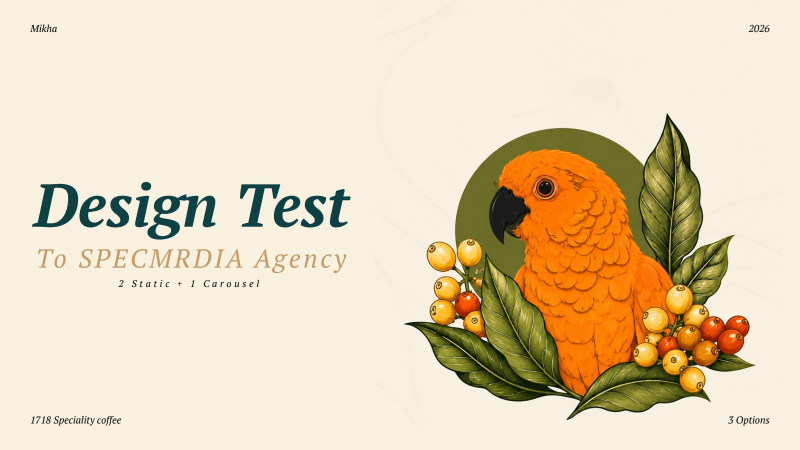
#> input picture product/web/examples/1718-page-001.jpg, 1600 x 900 px (shown at 1/2 size)
$ python palette.py web/examples/1718-page-001.jpg
#> lines starting #> are read from the running program, lines starting #| are printed output that depends on the picture
#> further down, image is the input picture: PIL image 1600x900 RGB; mean R, G, B 227.6, 212.4, 182.7
"""Bounded local palette extraction. No images or documents leave the server."""
import sys,json,re,io
from PIL import Image,ImageOps
Image.MAX_IMAGE_PIXELS=24000000
path=sys.argv[1]
colors={};hexes=[];sampled=[]
def analyze(image):
    image=ImageOps.exif_transpose(image).convert('RGB')
    image.thumbnail((320,320))
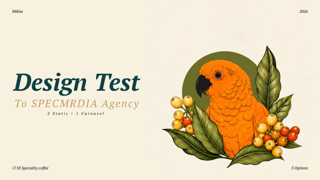
#> image: PIL image 320x180 RGB; mean R, G, B 227.7, 212.4, 182.8
    reduced=image.quantize(colors=12,method=Image.Quantize.MEDIANCUT).convert('RGB')
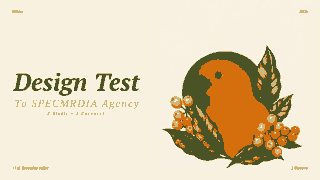
#> reduced: PIL image 320x180 RGB; mean R, G, B 226.3, 211.6, 183
    for count,rgb in reduced.getcolors(320*320) or []:
        value='#%02x%02x%02x'%rgb
        colors[value]=colors.get(value,0)+count
#> this loop made 12 passes
#> (count, rgb, value) on passes 1 to 12: (1262, (250, 244, 227), '#faf4e3'), (3735, (249, 241, 225), '#f9f1e1'), (25949, (248, 241, 223), '#f8f1df'), (147, (247, 241, 225), '#f7f1e1'), (1895, (208, 182, 121), '#d0b679'), (5139, (213, 110, 13), '#d56e0d'), (1296, (248, 241, 222), '#f8f1de'), (2745, (248, 240, 224), '#f8f0e0'), (5746, (74, 83, 38), '#4a5326'), (170, (248, 241, 226), '#f8f1e2'), (9152, (248, 241, 225), '#f8f1e1'), (364, (248, 241, 224), '#f8f1e0')
#> after the loop, colors = 12 items
try:
    with open(path,'rb') as stream:magic=stream.read(16)
    if magic.startswith(b'%PDF-'):
        import pypdfium2 as pdfium
        doc=pdfium.PdfDocument(path)
        if not 1<=len(doc)<=500:raise ValueError('Use a PDF with 1 to 500 pages.')
        sampled=sorted(set(round(i*(len(doc)-1)/min(7,len(doc)-1)) for i in range(min(8,len(doc))))) if len(doc)>1 else [0]
        for index in sampled:
            page=doc[index]
            text=page.get_textpage()
            hexes.extend(re.findall(r'(?<![\w])#[A-Fa-f0-9]{6}(?![\w])',text.get_text_range()))
            text.close()
            width,height=page.get_size()
            bitmap=page.render(scale=min(1,600/max(width,height)))
            analyze(bitmap.to_pil())
            bitmap.close();page.close()
        doc.close()
    else:
        with Image.open(path) as image:
            if image.format not in ['PNG','JPEG','WEBP','GIF']:raise ValueError('Use PNG, JPG, WebP, GIF or PDF.')
            if image.width*image.height>24000000:raise ValueError('Image pixel limit exceeded.')
            analyze(image)
    selected=[]
    def distance(a,b):return sum((int(a[i:i+2],16)-int(b[i:i+2],16))**2 for i in (1,3,5))**.5
    for color in [*dict.fromkeys(h.lower() for h in hexes),*sorted(colors,key=colors.get,reverse=True)]:
        if all(distance(color,c)>38 for c in selected):selected.append(color)
        if len(selected)==8:break
#> this loop made 12 passes
#> color on passes 1 to 12: '#f8f1df', '#f8f1e1', '#4a5326', '#d56e0d', '#f9f1e1', '#f8f0e0', '#d0b679', '#f8f1de', '#faf4e3', '#f8f1e0', '#f8f1e2', '#f7f1e1'
#> after the loop, selected = ['#f8f1df', '#4a5326', '#d56e0d', '#d0b679']
    if not selected:raise ValueError('No colors found in this file.')
    print(json.dumps({'colors':selected,'sampledPages':[i+1 for i in sampled],'local':True}))
#| {"colors": ["#f8f1df", "#4a5326", "#d56e0d", "#d0b679"], "sampledPages": [], "local": true}
except Exception:
    print(json.dumps({'error':'Could not read this file. Use an unencrypted PDF or a supported image up to 24 megapixels.'}))
    sys.exit(1)
